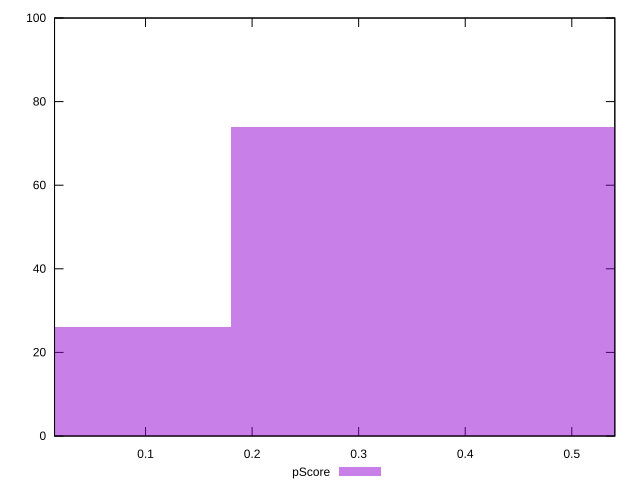

Here is the gnuplot script that generated this plot:
reset

$pScore <<EOF
0.3602945084206036 74
0 26
EOF

set key outside below
set boxwidth 0.3602945084206036
set xrange [0.014612384773550091:0.5403833430961996]
set yrange [0:100]
set trange [0:100]
set style fill transparent solid 0.5 noborder
set terminal svg size 640, 490 enhanced background rgb 'white'
set output "report_00015_2021-02-09T16-11-33.973Z/first-cpu-idle/samples/pages/pScore/histogram.svg"

plot $pScore title "pScore" with boxes

reset
